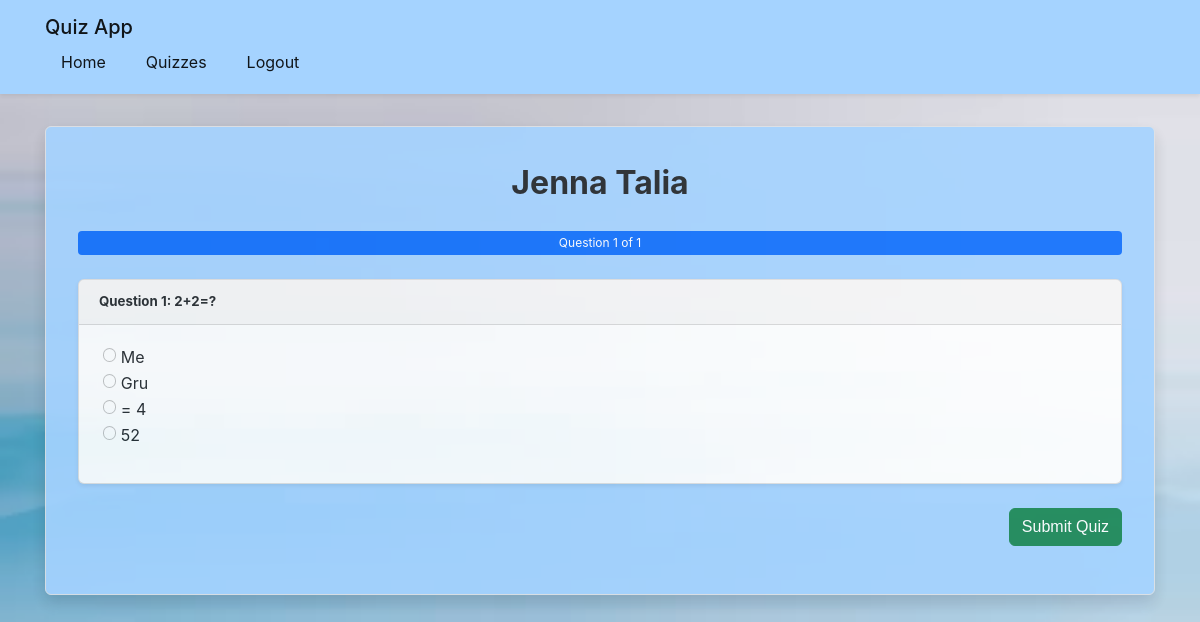
Screenshot of /quiz/5/play (signed in) with the database file from the repository.
### app/models.py (models this page shows)
class Quiz(db.Model):
    id = db.Column(db.Integer, primary_key = True)
    title = db.Column(db.String(75), nullable=False)
    username = db.Column(db.String(50))
    user_id = db.Column(db.Integer, db.ForeignKey('user.id'), nullable = False)
    questions = db.relationship('Question', backref='question',lazy = True)

class Question(db.Model):
    id = db.Column(db.Integer, primary_key = True)
    text = db.Column(db.String(150), nullable=False)
    quiz_id = db.Column(db.Integer, db.ForeignKey('quiz.id'), nullable = False)
    answers = db.relationship('Answer', backref='question',lazy = True)

class Answer(db.Model):
    id = db.Column(db.Integer, primary_key = True)
    text = db.Column(db.String(50), nullable=False)
    is_right = db.Column(db.Boolean, default=False)
    question_id = db.Column(db.Integer, db.ForeignKey('question.id'), nullable=False)

### app/quiz/routes.py (the view, shortened to what this page needs)
@quiz_bp.route('/quiz/<int:quiz_id>/play', methods=['GET', 'POST'])
@login_required
def Play_qizz(quiz_id):
    quiz = Quiz.query.get_or_404(quiz_id)
    question_id = request.args.get('question', 1, type=int)
    current_question = quiz.questions[question_id - 1] if 0 < question_id <= len(quiz.questions) else None
    return render_template('quiz/play_quiz.html',
                         title=f'Play {quiz.title}',
                         quiz=quiz,
                         current_question=current_question,
                         current_question_number=question_id,
                         total_questions=len(quiz.questions))

### app/models.py (called while the page is built)
@login_manager.user_loader
def load_user(user_id):
    return User.query.get(int(user_id))

### app/templates/quiz/play_quiz.html (shortened to what this page needs)
{% extends "base.html" %}
{% block content %}
<div class="content-section">
    <h1 class="text-center mb-4">{{ quiz.title }}</h1>
    <div class="progress mb-4">
        <div class="progress-bar" role="progressbar"
             style="width: {{ (current_question_number / total_questions) * 100 }}%"
             aria-valuenow="{{ current_question_number }}"
             aria-valuemin="1"
             aria-valuemax="{{ total_questions }}">
            Question {{ current_question_number }} of {{ total_questions }}
        </div>
    </div>
    <form method="POST" action="">
        {% if current_question %}
        <div class="card mb-4">
            <div class="card-header">
                <h5>Question {{ current_question_number }}: {{ current_question.text }}</h5>
            </div>
            <div class="card-body">
                <div class="form-group">
                    {% for answer in current_question.answers %}
                    <div class="form-check mb-2">
                        <input class="form-check-input" type="radio"
                               name="question_{{ current_question.id }}"
                               id="answer_{{ answer.id }}"
                               value="{{ answer.id }}"
                               {% if session.get('quiz_' ~ quiz.id ~ '_answers', {}).get(current_question.id|string) == answer.id|string %}checked{% endif %}>
                        <label class="form-check-label" for="answer_{{ answer.id }}">
                            {{ answer.text }}
                        </label>
                    </div>
                    {% endfor %}
                </div>
            </div>
        </div>
        {% endif %}
        <div class="form-group d-flex justify-content-between">
            {% if current_question_number < total_questions %}
                <button type="submit" class="btn btn-primary">Next Question</button>
            {% else %}
                <button type="submit" name="submit_quiz" class="btn btn-success">Submit Quiz</button>
            {% endif %}
        </div>
    </form>
</div>
{% endblock %}

### app/static/css/styles.css (style rules this page uses)
:root { --primary: #0d6efd; --secondary: #6c757d; --success: #198754; --danger: #dc3545; --warning: #ffc107; --info: #0dcaf0; --light: #f8f9fa; --dark: #212529; --white: #fff; --blue-light: #a5d3ff; --border-radius: 0.375rem; --box-shadow: 0 0.5rem 1rem rgba(0, 0, 0, 0.15); }
* { box-sizing: border-box; margin: 0; padding: 0; }
body { font-family: -apple-system, BlinkMacSystemFont, "Segoe UI", Roboto, "Helvetica Neue", Arial, sans-serif; line-height: 1.5; color: #212529; background-image: url('/static/images/actual-Bg.png'); background-size: cover; background-position: center; background-attachment: fixed; min-height: 100vh; position: relative; }
body::before { content: ""; position: fixed; top: 0; left: 0; right: 0; bottom: 0; background-color: rgba(255, 255, 255, 0.1); z-index: -1; }
.content-section { background: var(--blue-light); padding: 2rem; border: 1px solid #dee2e6; border-radius: var(--border-radius); margin: 2rem 0; box-shadow: var(--box-shadow); opacity: 0.9; }
.card { position: relative; display: flex; flex-direction: column; min-width: 0; word-wrap: break-word; background-color: var(--white); background-clip: border-box; border: 1px solid rgba(0, 0, 0, 0.125); border-radius: var(--border-radius); margin-bottom: 1.5rem; box-shadow: 0 0.125rem 0.25rem rgba(0, 0, 0, 0.075); }
.card-body { flex: 1 1 auto; padding: 1.25rem; }
.card-header { padding: 0.75rem 1.25rem; margin-bottom: 0; background-color: rgba(0, 0, 0, 0.03); border-bottom: 1px solid rgba(0, 0, 0, 0.125); }
.card-header:first-child { border-radius: calc(var(--border-radius) - 1px) calc(var(--border-radius) - 1px) 0 0; }
.btn { display: inline-block; font-weight: 400; line-height: 1.5; color: #212529; text-align: center; text-decoration: none; vertical-align: middle; cursor: pointer; user-select: none; background-color: transparent; border: 1px solid transparent; padding: 0.375rem 0.75rem; font-size: 1rem; border-radius: var(--border-radius); transition: color 0.15s ease-in-out, background-color 0.15s ease-in-out, border-color 0.15s ease-in-out, box-shadow 0.15s ease-in-out; }
.btn-success { color: var(--white); background-color: var(--success); border-color: var(--success); }
.form-group { margin-bottom: 1rem; }
.form-check { display: block; min-height: 1.5rem; padding-left: 1.5em; margin-bottom: 0.125rem; }
.form-check-input { width: 1em; height: 1em; margin-top: 0.25em; vertical-align: top; background-color: var(--white); background-repeat: no-repeat; background-position: center; background-size: contain; border: 1px solid rgba(0, 0, 0, 0.25); appearance: none; margin-left: -1.5em; }
.form-check-input[type="radio"] { border-radius: 50%; }
.form-check-label { cursor: pointer; }
.text-center { text-align: center !important; }
.mb-4 { margin-bottom: 1.5rem !important; }
.d-flex { display: flex !important; }
.justify-content-between { justify-content: space-between !important; }
.progress { display: flex; height: 1.5rem; overflow: hidden; font-size: 0.75rem; background-color: #e9ecef; border-radius: 0.25rem; }
.progress-bar { display: flex; flex-direction: column; justify-content: center; color: #fff; text-align: center; white-space: nowrap; background-color: #0d6efd; transition: width 0.6s ease; }

### rows the page displays
Quiz: title "Jenna Talia", id "☐ Me", id "☐ Gru", id "☐ = 4", id "☐ 52"
Question: text "2+2=?"
Answer: text "Me"
Answer: text "Gru"
Answer: text "= 4"
Answer: text "52"

### other values shown
{{ current_question_number }} "1"
{{ total_questions }} "1"
